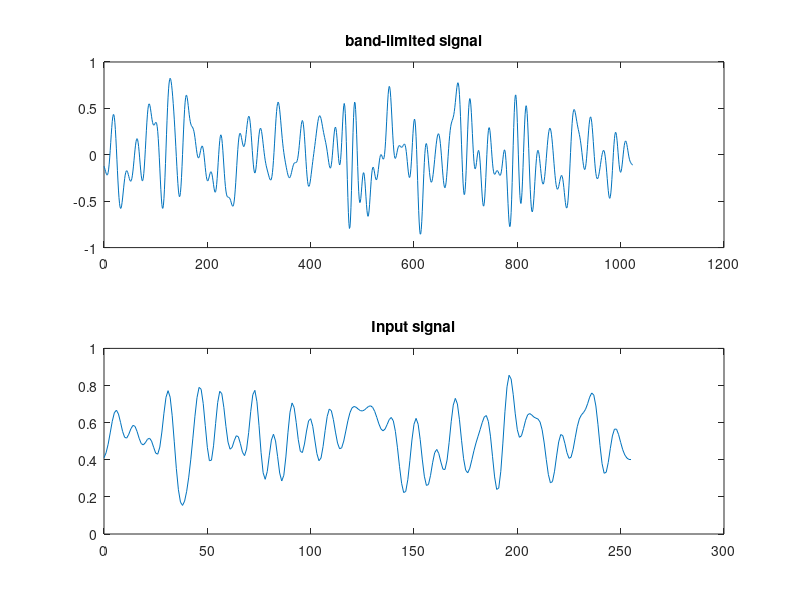
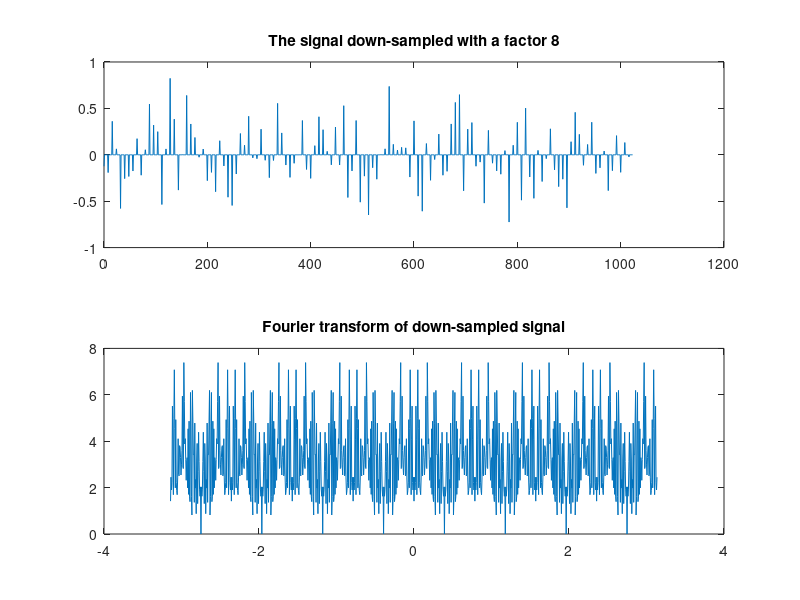
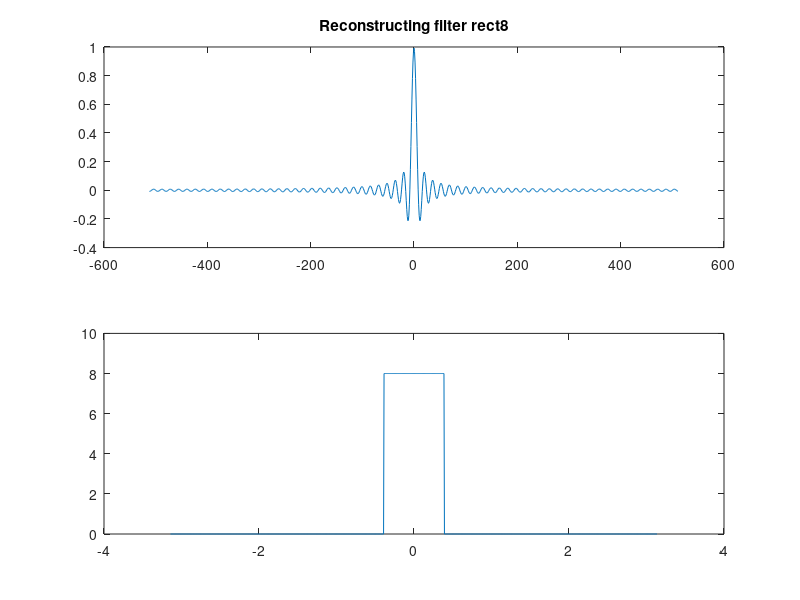
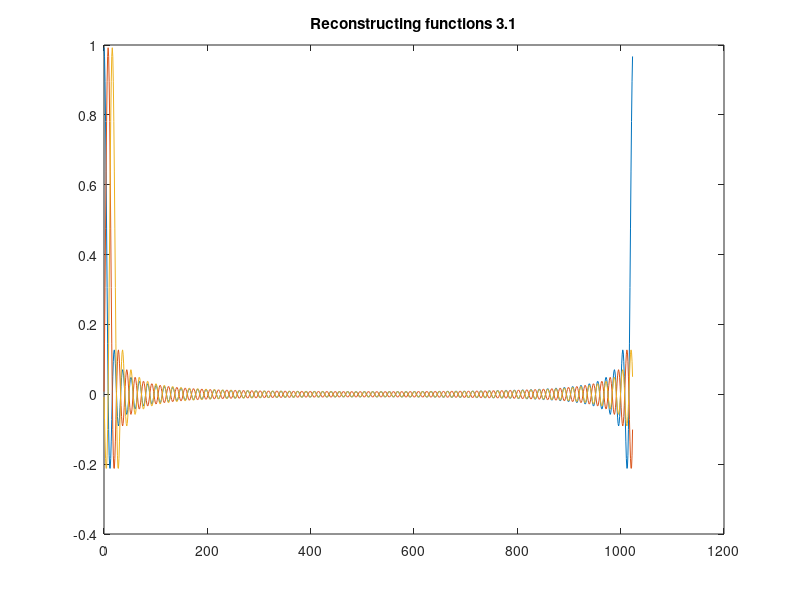

These charts were generated, in order, by the following MATLAB code: (Note: this script raises an error after producing the figures.)
%% 3.1 Down-sampling and reconstruction of a discrete signal

s=randn(1024,1);
%%
S=fftshift(fft(s));
u=(-512:511)'*pi/512;
Rect8=(abs(u)<pi/8);
Sbl=S.*Rect8; %Create a pi/4-band-limited transform

sbl=ifft(ifftshift(Sbl));

figure(1);subplot(2,1,1);plot(0:1023,sbl);
title('band-limited signal');
subplot(2,1,2);plot(u,abs(Sbl));
title('Fourier transform of band-limited signal');

downsampl8=sbl(1:8:end);

upsampl8=zeros(1024,1);
upsampl8(1:8:end)=downsampl8;
figure(2);subplot(2,1,1);plot(0:1023,upsampl8);
title('The signal down-sampled with a factor 8');
subplot(2,1,2);plot(u,abs(fftshift(fft(upsampl8))));
title('Fourier transform of down-sampled signal');

%%

rect8=ifft(fftshift(8*Rect8));
figure(3);
subplot(2,1,1);plot(-512:511,ifftshift(rect8));
title('Reconstructing filter rect8');
subplot(2,1,2);plot(u,abs(fftshift(fft(rect8))));

%%

for ix=0:127,
B8(:,ix+1)=circshift(rect8,8*ix);
end
figure(4);plot(0:1023,B8(:,[1 2 3]));
title('Reconstructing functions 3.1')

%%

sblrec8=B8*upsampl8(1:8:end);
figure(5);
subplot(2,1,1);plot(0:1023,sblrec8);
title('Reconstructed signal from factor 8 down-sampled signal');
subplot(2,1,2);plot(u,abs(fftshift(fft(sblrec8))));
title('Fourier transform of reconstructed signal');
fprintf('Reconstruction from factor 8 down-sampled signal (no noise)\n');
fprintf('Reconstruction error: %e\n',norm(sbl-sblrec8));

%% 
sblrec8=B8*upsampl8(1:8:end);
figure(5);
subplot(2,1,1);plot(0:1023,sblrec8);
title('Reconstructed signal from factor 8 down-sampled signal');
subplot(2,1,2);plot(u,abs(fftshift(fft(sblrec8))));
title('Fourier transform of reconstructed signal');
fprintf('Reconstruction from factor 8 down-sampled signal (no noise)\n');
fprintf('Reconstruction error: %e\n',norm(sbl-sblrec8));

err = sbl-sblrec8
mean_er = mean(err)
std_er = std(err)

%% 3.2  Sampling noise
sigma=0.1;
downsampl8n=sbl(1:8:end)+sigma*randn(128,1);
upsampl8n=zeros(1,1024);
upsampl8n(1:8:end)=downsampl8n;
figure(6);
subplot(2,1,1);plot(0:1023,upsampl8n);
title('The signal down-sampled with a factor 8 with noise');
subplot(2,1,2);plot(u,abs(fftshift(fft(upsampl8n))));
title('Fourier transform of down-sampled signal with noise');



sblrec8n=B8*downsampl8n;
figure(7);subplot(2,1,1);plot(0:1023,sblrec8n);
title('Reconstructed signal from factor 8 down-sampled signal with noise');
subplot(2,1,2);plot(u,abs(fftshift(fft(sblrec8n))));
title('Fourier transform of reconstructed signal with noise');
err=sbl-sblrec8n;
fprintf('Reconstruction from factor 8 down-sampled signal with noise\n');
fprintf('Reconstruction error: mean %f std %f\n',mean(err),std(err));

%Reconstruction from factor 8 down-sampled signal with noise
%Reconstruction error: mean 0.000658 std 0.097498
%Reconstruction from factor 8 down-sampled signal with noise
%Reconstruction error: mean 0.011691 std 0.101214
%Reconstruction from factor 8 down-sampled signal with noise
%Reconstruction error: mean -0.015419 std 0.094313
%Reconstruction from factor 8 down-sampled signal with noise
%Reconstruction error: mean -0.002645 std 0.091239

%% 3.3 Over-sampling, reconstruction with a basis
sigma=0.1;
downsampl4n=sbl(1:4:end)+sigma*randn(256,1);
upsampl4n=zeros(1,1024);
upsampl4n(1:4:end)=downsampl4n;
figure(8);
subplot(2,1,1);plot(0:1023,upsampl4n);
title('The signal down-sampled with a factor 4 with noise');
subplot(2,1,2);plot(u,abs(fftshift(fft(upsampl4n))));
title('Fourier transform of down-sampled signal with noise');



Rect4=(abs(u)<=pi/4);
rect4=ifft(fftshift(4*Rect4));
figure(9);
subplot(2,1,1);plot(-512:511,ifftshift(rect4));
title('Reconstructing filter rect4');
subplot(2,1,2);plot(u,abs(fftshift(fft(rect4))));

for ix=0:255,
    B4(:,ix+1)=circshift(rect4,4*ix);
end
figure(10);plot(0:1023,B4(:,[1 2 3 4])');
title('Reconstructing functions 3.3')

sblrec4b=B4*downsampl4n;
figure(11);subplot(2,1,1);plot(0:1023,sblrec4b);
title('Reconstructed signal from factor 4 down-sampled signal (basis)');
subplot(2,1,2);plot(u,abs(fftshift(fft(sblrec4b))));
title('Fourier transform of reconstructed signal (basis)');
err=sbl-sblrec4b;
fprintf('Reconstruction from factor 4 down-sampled signal (basis)\n');
fprintf('Reconstruction error: mean %f std %f\n',mean(err),std(err));

% 3.4 Over-sampling, reconstruction with a frame

for ix=0:255,
F8(:,ix+1)=circshift(rect8,4*ix);
end
figure(13);plot(0:1023,F8(:,[1 2 3 4])');
title('Reconstructing functions 3.4')

%
sblrec4f=0.5*F8*downsampl4n;
figure(15);
subplot(2,1,1);plot(0:1023,sblrec4f);
title('Reconstructed signal from factor 4 down-sampled signal (frame)');
subplot(2,1,2);plot(u,abs(fftshift(fft(sblrec4f))));
title('Fourier transform of reconstructed signal (frame)');
err=sbl-sblrec4f;
fprintf('Reconstruction from factor 4 down-sampled signal (frame)\n');
fprintf('Reconstruction error: mean %f std %f\n',mean(err),std(err));

%%
[U SB V] = svd(B4);
eigB =diag(SB)

[U SF V] = svd(F8);
eigF = diag(SF)
%% 4 DWT of 1D signals

l=256;
u=((-l/2):(l/2-1))*2*pi/l;
s0=rand(1,l);
S0=fftshift(fft(ifftshift(s0)));
S=S0.*(abs(u)<pi/4);
s=real(ifftshift(ifft(fftshift(S))));
%%
figure(1);plot(0:255,s);
title('Input signal');

[h0 g0 h1 g1]=wfilters('db3')

flength=length(h0);
u1=((-flength/2):(flength/2-1))*2*pi/flength;
figure(2);
subplot(4,1,1);plot(u1,abs(fftshift(fft(h0))));title('FT of h0');
subplot(4,1,2);plot(u1,abs(fftshift(fft(g0))));title('FT of g0');
subplot(4,1,3);plot(u1,abs(fftshift(fft(h1))));title('FT of h1');
subplot(4,1,4);plot(u1,abs(fftshift(fft(g1))));title('FT of g1');

%% TESTING 
figure(3)
subplot(4,1,1);plot(h0);title('Signal domain of h0');
subplot(4,1,2);plot(h1);title('Signal domain of h1');
subplot(4,1,3);plot(g0);title('Signal domain of g0');
subplot(4,1,4);plot(g1);title('Signal domain of g1');
%%
figure(3);
subplot(4,1,1);plot(u1,abs(fftshift(fft(h0))));title('FT of h0');
subplot(4,1,2);plot(u1,abs(fftshift(fft(g0))));title('FT of g0');
subplot(4,1,3);plot(u1,abs(fftshift(fft(h1))));title('FT of h1');
subplot(4,1,4);plot(u1,abs(fftshift(fft(g1))));title('FT of g1');

%%
dwtmode('per');  %Set periodic mode of filtering operations
[a d]=dwt(s,h0,g0);
figure(3);
subplot(2,1,1);plot(a);title('a');
subplot(2,1,2);plot(d);title('d');

srec1=idwt(a,d,h1,g1);
figure(4);plot(0:255,srec1);
title('Reconstructed signal');
%%
[a1 d1]=dwt(s,h0,g0);
[a2 d2]=dwt(a1,h0,g0);
figure(5);
subplot(3,1,1);plot(a2);title('a2');
subplot(3,1,2);plot(d2);title('d2');
subplot(3,1,3);plot(d1);title('d1');

%%
a1rec=idwt(a2,d2,h1,g1);
srec2=idwt(a1rec,d1,h1,g1);
figure(6);plot(srec2);title('Reconstructed signal');

%%
% Code snippet (A)
N=2;ad=s;p=length(s);figure(7);
p
for cnt=1:N,
    [a d]=dwt(ad(1:p),h0,g0);
    a
    d
    ad(1:p)=[a d];
    ad
    subplot(N+1,1,N+2-cnt);
    plot(d);title(sprintf('details level %d',cnt));
    p=p/2;
end
subplot(N+1,1,1);plot(a);
title(sprintf('approximation level %d',cnt));
figure(8);plot(ad);
title('Concatenated approximation and details');
%% 4.3 Simple signal compression

q = [16 3;16 2;16 1;16 0.1];  %Change this if needed
[ad bps] = quantisead(ad,q);  %Replace the channels with quantised values

%%
% Code snippet (B)
for cnt=1:N,
    ad(1:(2*p))=idwt(ad(1:p),ad((p+1):(2*p)),h1,g1);
    p=2*p;
end
figure(9);plot(ad);title('Reconstructed signal');

err=s-ad;

fprintf('Reconstruction error: mean %f std %f\n',mean(err),std(err));
